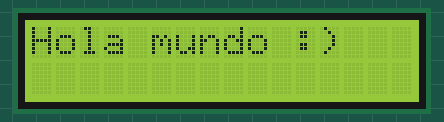
Recording of a sketch running on a simulated Arduino Uno, built with avr-gcc and run on an emulated ATmega328P. Shown: 16×2 character LCD.

Above: at 0.1 s.

The sketch:

holamundo2.ino
```cpp
#include <LiquidCrystal_I2C.h>

LiquidCrystal_I2C lcd(0x27,16,2); // (0x3f,16,2) || (0x27,16,2)  ||(0x20,16,2)

void setup() {
  lcd.init();
  lcd.backlight();
  lcd.clear();
 lcd.setCursor(0,0);
  lcd.print("Hola mundo :)");
  lcd.setCursor (0,1);
  lcd.print("");
}

void loop() {

  lcd.display();
  delay(500);
  lcd.noDisplay();
  delay(100);
}
```
